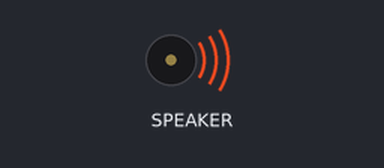
Bench run of a program on a simulated Circuit Playground running CircuitPython. On the bench: buzzer (waves = sounding). Random numbers come from a fixed seed. At 5.0 s the program ends and the board releases its pins; the recording ends there.

Above: at 0.1 s.
Timing chart, 0 to 5.0 s (numbered marks = the images above):
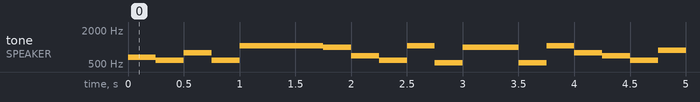

The program:

play-notes.py
```python
from adafruit_circuitplayground import cp
import time
import random

scale = [523, 587, 659, 698, 784, 880, 988, 1047]
melody = [0, 0, 4, 4, 5, 5, 4]
num_repeats = 5

# for i in range(num_repeats):
#     for note in melody:
#         cp.play_tone(scale[note], 0.25)
#     time.sleep(1)

for i in range(20):
    cp.play_tone(random.choice(scale), 0.25)
```

Measured:
- by itself, tone on SPEAKER: plays 659 Hz for 0.25 s, 587 Hz for 0.25 s, 784 Hz for 0.25 s, 587 Hz for 0.25 s, 1047 Hz for 0.75 s, 988 Hz for 0.25 s … (17 notes in this stretch)
